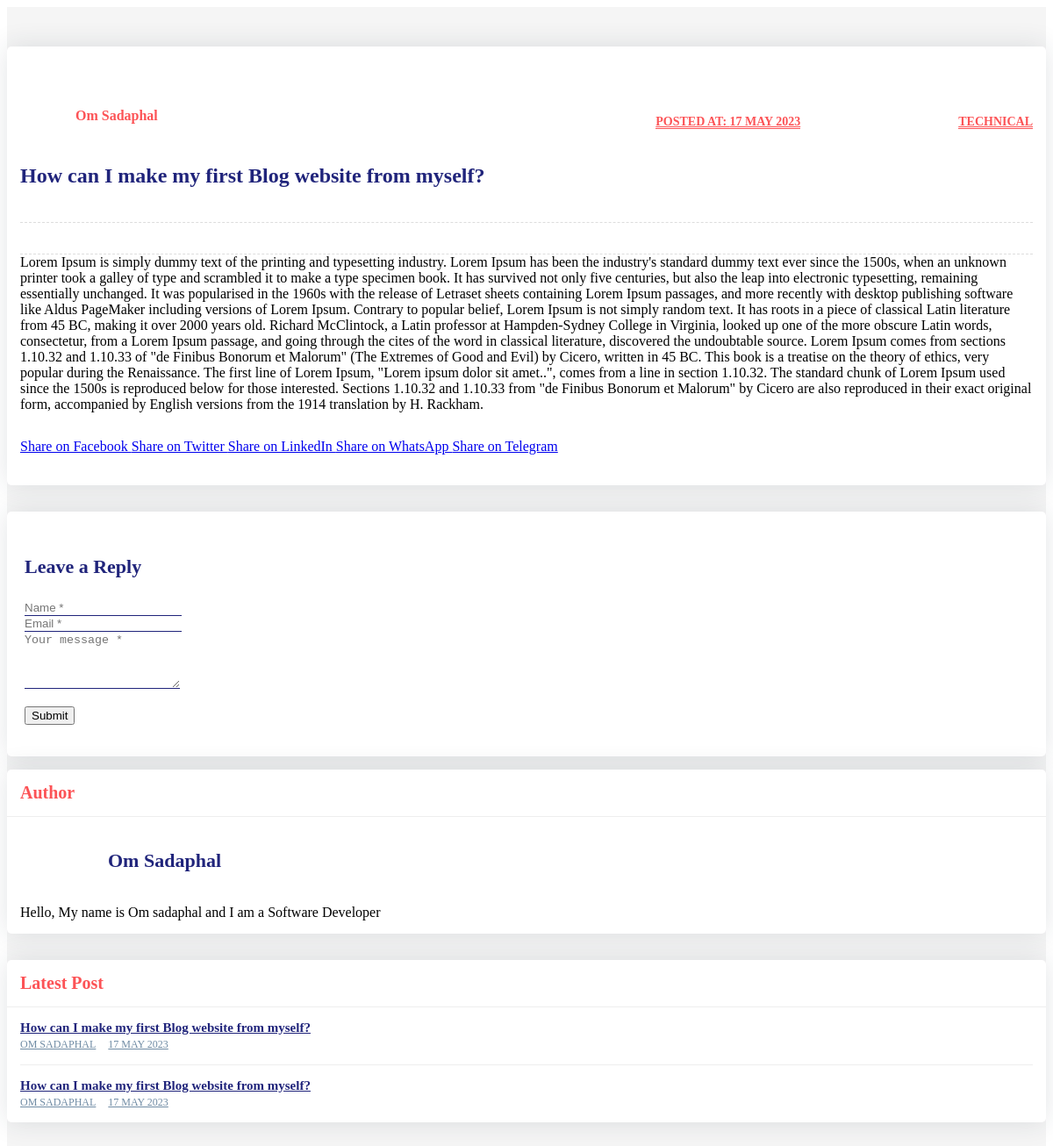
The page /blog-post.php?post_id=2 on the database its author committed.
### tables this page shows
CREATE TABLE `post` (
  `id` int(11) NOT NULL,
  `image` varchar(50) NOT NULL,
  `title` text NOT NULL,
  `content` text NOT NULL,
  `created_at` timestamp NOT NULL DEFAULT current_timestamp(),
  `category_id` int(11) NOT NULL,
  `category` varchar(50) NOT NULL
);

### blog-post.php (the view, shortened to what this page needs)
<?php
if (isset($_GET['post_id'])) {
    $post_id = $_GET['post_id'];
    $query = "SELECT * FROM post WHERE id = $post_id";
    $query_run = mysqli_query($con, $query);
    if (mysqli_num_rows($query_run) > 0) {
        $row = mysqli_fetch_assoc($query_run);
        $admin_query = "SELECT * FROM admin";
        $admin_result = mysqli_query($con, $admin_query);
        $admin_row = mysqli_fetch_assoc($admin_result);
    } else {
        echo "Post not found.";
    }
} else {
    echo "Invalid request.";
}
?>
  <div class="content-wrapper">
<div class="blog-single gray-bg">
        <div class="container">
            <div class="row align-items-start">
                <div class="col-lg-8 m-15px-tb">
                <article class="article">
    <div class="article-title">
        <div class="media">
        <div class="avatar-media">
    <div class="avatar">
    </div>
    <div class="media-body">
        <label><?php echo $admin_row['name']; ?></label>
    </div>
    <div class="article-created_at" style="margin-right: 180px;">
    <h6><a href="#"><?php echo 'Posted At: ' . date('j F Y', strtotime($row['created_at'])); ?></a></h6>
</div>
<div class="article-category">
    <h6><a href="#"><?php echo $row['category'] ?></a></h6>
</div>
</div>
<h2><?php echo $row['title'] ?></h2>
            </div>
            <div class="media">
    </div>
    <div class="article-content" >
        <?php echo $row['content'] ?>
    </div>
    <div class="share-buttons" style="margin-top: 30px;">
    <a class="btn btn-primary active" href="https://www.facebook.com/sharer/sharer.php?u=YOUR-PAGE-URL" target="_blank">
        Share on Facebook
    </a>
    <a class="btn btn-info" href="https://twitter.com/intent/tweet?url=YOUR-PAGE-URL" target="_blank">
        Share on Twitter
    </a>
    <a class="btn btn-danger" href="https://www.linkedin.com/sharing/share-offsite/?url=YOUR-PAGE-URL" target="_blank">
        Share on LinkedIn
    </a>
    <a class="btn btn-success" href="whatsapp://send?text=Check out this blog post: YOUR-PAGE-URL" target="_blank">
        Share on WhatsApp
    </a>
    <a class="btn btn-primary" href="telegram://send?text=Check out this blog post: YOUR-PAGE-URL" target="_blank">
        Share on Telegram
    </a>
</div>
</article>
<div class="contact-form article-comment">
                        <h4>Leave a Reply</h4>
                        <form id="contact-form" method="POST">
                            <div class="row">
                                <div class="col-md-6">
                                    <div class="form-group">
                                        <input name="Name" id="name" placeholder="Name *" class="form-control" type="text">
                                    </div>
                                </div>
                                <div class="col-md-6">
                                    <div class="form-group">
                                        <input name="Email" id="email" placeholder="Email *" class="form-control" type="email">
                                    </div>
                                </div>
                                <div class="col-md-12">
                                    <div class="form-group">
                                        <textarea name="message" id="message" placeholder="Your message *" rows="4" class="form-control"></textarea>
                                    </div>
                                </div>
                                <div class="col-md-12">
                                    <div class="send">
                                        <button class="btn btn-primary active"><span>Submit</span> <i class="arrow"></i></button>
                                    </div>
                                </div>
                            </div>
                        </form>
                    </div>
                </div>
                <div class="col-lg-4 m-15px-tb blog-aside">
                    <div class="widget widget-author">
                      <div class="widget-title">
                          <h3>Author</h3>
                      </div>
                      <div class="widget-body">
                          <?php
                          $query = "SELECT * FROM admin";
                          $query_run = mysqli_query($con, $query);
                          if (mysqli_num_rows($query_run) > 0) {
                              $row = mysqli_fetch_assoc($query_run);
                              ?>
                              <div class="media align-items-center">
                                  <div class="avatar-media-2">
                                      <div class="avatar">
                                      </div>
                                      <div class="media-body">
                                          <h6><?php echo $row['name'] ?></h6>
                                      </div>
                                  </div>
                              </div>
                              <p><?php echo $row['title'] ?></p>
                          <?php } ?>
                      </div>
                  </div>
                    <div class="widget widget-latest-post">
    <div class="widget-title">
        <h3>Latest Post</h3>
    </div>
    <div class="widget-body">
        <?php
        $query = "SELECT * FROM post ORDER BY created_at DESC LIMIT 3";
        $query_run = mysqli_query($con, $query);
        if (mysqli_num_rows($query_run) > 0) {
            while ($row = mysqli_fetch_assoc($query_run)) {
                ?>
                <div class="latest-post-aside media">
                    <div class="lpa-left media-body">
                        <div class="lpa-title">
                            <h5><a href="#"><?php echo $row['title']; ?></a></h5>
                        </div>
                        <div class="lpa-meta">
                            <a class="name" href="#">
                                <?php echo $admin_row['name']; ?>
                            </a>
                            <a class="date" href="#">
                                <?php echo date('j M Y', strtotime($row['created_at'])); ?>
                            </a>
                        </div>
                    </div>
                </div>
                <?php
            }
        } else {
            echo "No posts found.";
        }
        ?>
    </div>
</div>
                </div>
            </div>
        </div>
        </div>
    </div>

### blog-post.php (style rules this page uses)
.avatar-media-2 { display: inline-flex; align-items: center; margin-right: 10px; }
.avatar { margin-right: 10px; }
.media-body { display: inline-block; }
.avatar-media { display: flex; align-items: center; margin-bottom: 10px; }
.media-body { flex-grow: 1; }
.gray-bg { background-color: #f5f5f5; }
.blog-aside .widget { box-shadow: 0 0 30px rgba(31, 45, 61, 0.125); border-radius: 5px; overflow: hidden; background: #ffffff; margin-top: 15px; margin-bottom: 15px; width: 100%; display: inline-block; vertical-align: top; }
.blog-aside .widget-body { padding: 15px; }
.blog-aside .widget-title { padding: 15px; border-bottom: 1px solid #eee; }
.blog-aside .widget-title h3 { font-size: 20px; font-weight: 700; color: #fc5356; margin: 0; }
.blog-aside .widget-author .media { margin-bottom: 15px; }
.blog-aside .widget-author p { font-size: 16px; margin: 0; }
.blog-aside .widget-author .avatar { width: 70px; height: 70px; border-radius: 50%; overflow: hidden; }
.blog-aside .widget-author h6 { font-weight: 600; color: #20247b; font-size: 22px; margin: 0; padding-left: 20px; }
.blog-aside .latest-post-aside + .latest-post-aside { border-top: 1px solid #eee; padding-top: 15px; margin-top: 15px; }
.blog-aside .latest-post-aside .lpa-left { padding-right: 15px; }
.blog-aside .latest-post-aside .lpa-title h5 { margin: 0; font-size: 15px; }
.blog-aside .latest-post-aside .lpa-title a { color: #20247b; font-weight: 600; }
.blog-aside .latest-post-aside .lpa-meta a { color: #6F8BA4; font-size: 12px; text-transform: uppercase; display: inline-block; margin-right: 10px; }
.blog-single { padding-top: 30px; padding-bottom: 30px; }
.article { box-shadow: 0 0 30px rgba(31, 45, 61, 0.125); border-radius: 5px; overflow: hidden; background: #ffffff; padding: 15px; margin: 15px 0 30px; }
.article .article-title { padding: 15px 0 20px; }
.article .article-title h6 { font-size: 14px; font-weight: 700; margin-bottom: 20px; }
.article .article-title h6 a { text-transform: uppercase; color: #fc5356; border-bottom: 1px solid #fc5356; }
.article .article-title h2 { color: #20247b; font-weight: 600; }
.article .article-title .media { padding-top: 15px; border-bottom: 1px dashed #ddd; padding-bottom: 20px; }
.article .article-title .media .avatar { width: 45px; height: 45px; border-radius: 50%; overflow: hidden; }
.article .article-title .media .media-body { padding-left: 8px; }
.article .article-title .media .media-body label { font-weight: 600; color: #fc5356; margin: 0; }
.article-comment { box-shadow: 0 0 30px rgba(31, 45, 61, 0.125); border-radius: 5px; overflow: hidden; background: #ffffff; padding: 20px; }
.article-comment h4 { color: #20247b; font-weight: 700; margin-bottom: 25px; font-size: 22px; }
.contact-form .form-control { border: none; border-bottom: 1px solid #20247b; background: transparent; border-radius: 0; padding-left: 0; box-shadow: none !important; }
.contact-form .send { margin-top: 20px; }

### rows shown on the page
post: created_at "17 MAY 2023", category "TECHNICAL", title "How can I make my first Blog website from myself?", content "Lorem Ipsum is simply dummy text of the printing and typesetting industry. Lorem Ipsum has been the industry's standard dummy text ever since the 1500s, when an unknown printer took a galley of type and scrambled it to make a type specimen book. It has survived not only five centuries, but also the leap into electronic typesetting, remaining essentially unchanged. It was popularised in the 1960s with the release of Letraset sheets containing Lorem Ipsum passages, and more recently with desktop publishing software like Aldus PageMaker including versions of Lorem Ipsum. Contrary to popular belief, Lorem Ipsum is not simply random text. It has roots in a piece of classical Latin literature…"
post: title "How can I make my first Blog website from myself?", created_at "17 MAY 2023"

### other values the page prints
$admin_row['name'] "Om Sadaphal"
$row['name'] "Om Sadaphal"
$row['title'] "Hello, My name is Om sadaphal and I am a Software Developer"
$admin_row['name'] "OM SADAPHAL"
